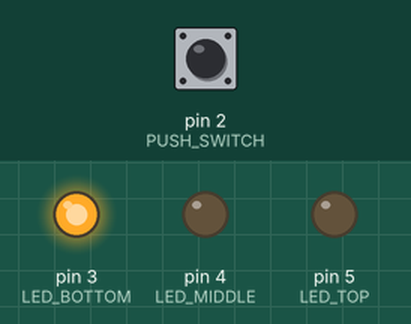
A sketch run on a simulated Arduino Uno, built with avr-gcc and run on an emulated ATmega328P. Shown: output pins drawn as LEDs (lit = HIGH). The test bench sets the inputs (shaded band); at power-on: pin 2 (PUSH_SWITCH) HIGH.

Above: at 1.2 s.
1.3 s: pin 2 (PUSH_SWITCH) pulled LOW for 0.15 s
At 2.4 s:
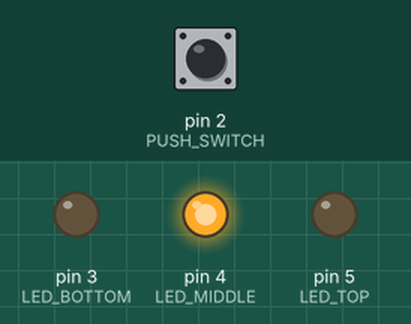
2.9 s: pin 2 (PUSH_SWITCH) pulled LOW for 1 s
At 4.8 s:
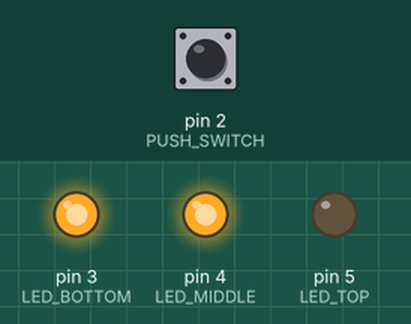
5.4 s: pin 2 (PUSH_SWITCH) pulled LOW for 0.15 s
At 6.7 s:
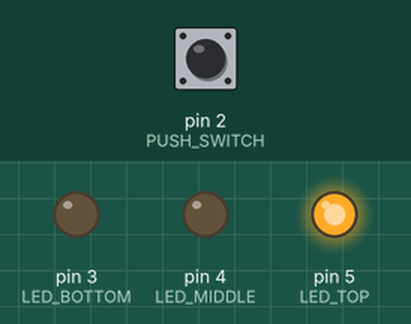
7.0 s: pin 2 (PUSH_SWITCH) pulled LOW for 3.2 s
At 10.8 s:
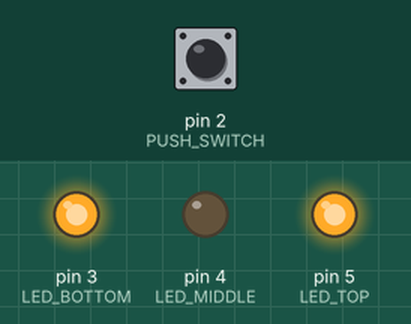
11.7 s: pin 2 (PUSH_SWITCH) pulled LOW for 0.15 s
At 12.7 s:
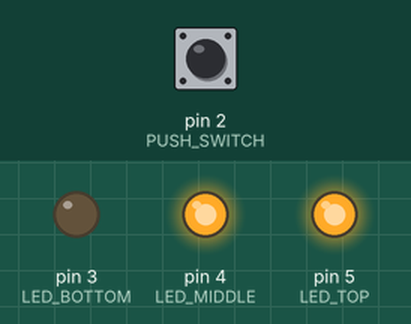
13.3 s: pin 2 (PUSH_SWITCH) pulled LOW for 1 s
At 15.1 s:
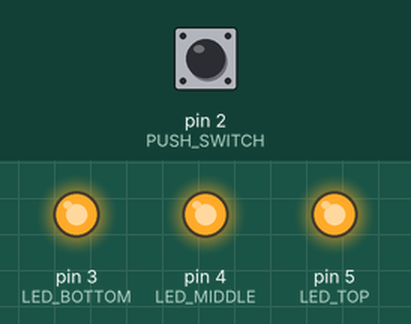
Timing chart, 0 to 16.6 s (numbered marks = the images above; inputs shaded):
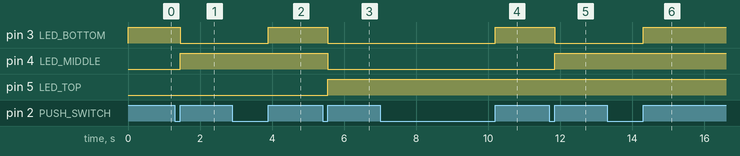

The sketch:

Binary_counter.ino
```cpp
int     switchState = 0;
int     value = 0;
boolean reset = true;

const int PUSH_SWITCH = 2;

const int LED_BOTTOM = 3;
const int LED_MIDDLE = 4;
const int LED_TOP = 5;

void setLEDCounterState()
{
  digitalWrite(LED_BOTTOM, value & 1);
  digitalWrite(LED_MIDDLE, value & 2);
  digitalWrite(LED_TOP,    value & 4);
}

void setup()
{
  //
  // Setup pin modes as follows:
  //
  // 2 : Input from switch
  // 3 : Green LED
  // 4 : Middle red LED
  // 5 : Top red LED
  //

  pinMode(PUSH_SWITCH,INPUT);
  pinMode(LED_BOTTOM,OUTPUT);
  pinMode(LED_MIDDLE,OUTPUT);
  pinMode(LED_TOP,OUTPUT);

  //
  // Set the LED's to their initial state.
  //

  setLEDCounterState();
}

void loop()
{
  //
  // Read the switch state.
  //

  switchState = digitalRead(PUSH_SWITCH);

  if (switchState == LOW)
  {
    //
    // When the switch state is LOW then we make sure that the toggle is in the RESET state
    //

    reset = true;
  }
  else
  {
    //
    // If the switch is in a RESET state (i.e. it has been pressed, and then released) then we can proceed, otherwise
    // we wait for the release.
    //

    if (reset)
    {
      //
      // The switch was clear, and then pressed.  The first thing we need to do is mark the switch as pressed.
      //

      reset = false;

      //
      // Increment the value and display the LED's
      //

      if (++value>7) value=0;
      setLEDCounterState();
    }

    delay(100);
  }
}
```

Measured:
- after the input at 1.3 s, pin 3 (LED_BOTTOM): HIGH → LOW after 0.15 s; pin 4 (LED_MIDDLE): LOW → HIGH after 0.15 s
- after the input at 2.9 s, pin 3 (LED_BOTTOM): LOW → HIGH after 1.0 s
- after the input at 5.4 s, pin 3 (LED_BOTTOM), pin 4 (LED_MIDDLE): HIGH → LOW after 0.15 s; pin 5 (LED_TOP): LOW → HIGH after 0.15 s
- after the input at 7.0 s, pin 3 (LED_BOTTOM): LOW → HIGH after 3.2 s
- after the input at 11.7 s, pin 3 (LED_BOTTOM): HIGH → LOW after 0.15 s; pin 4 (LED_MIDDLE): LOW → HIGH after 0.15 s
- after the input at 13.3 s, pin 3 (LED_BOTTOM): LOW → HIGH after 1.0 s
